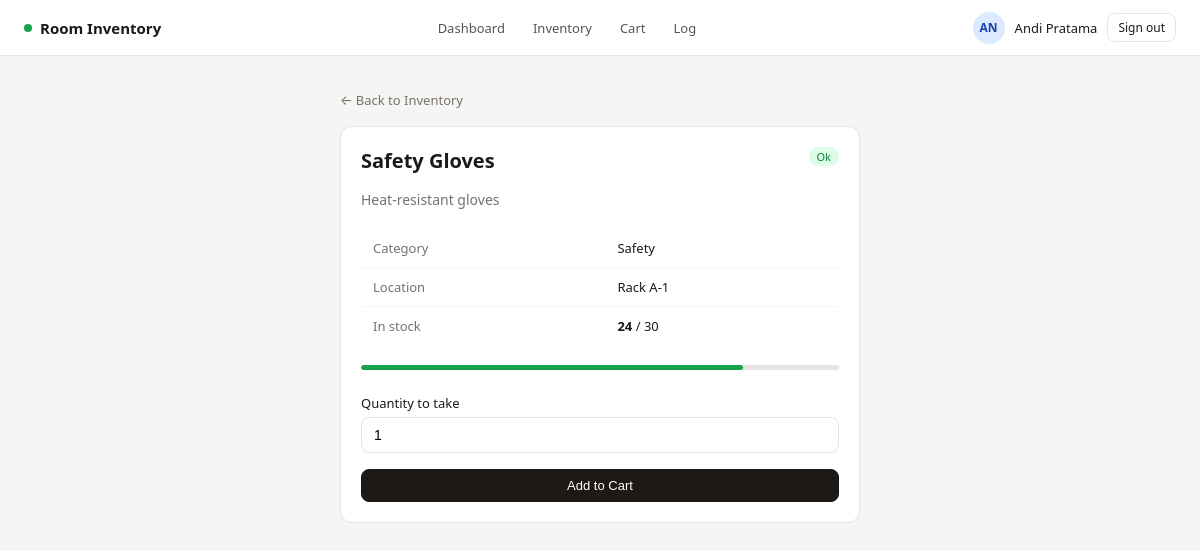
The page /inventory/1/ (signed in) on the database its author committed.
### inventory/models.py (models this page shows, shortened)
class RFIDUser(models.Model):
    ROLE_CHOICES = [
        ('technician', 'Technician'),
        ('supervisor', 'Supervisor'),
        ('engineer', 'Engineer'),
        ('admin', 'Admin'),
    ]
    full_name = models.CharField(max_length=150)
    rfid_code = models.CharField(max_length=50, unique=True)  # e.g. "RFID-A1B2"
    role = models.CharField(max_length=20, choices=ROLE_CHOICES, default='technician')
    department = models.CharField(max_length=100)
    is_active = models.BooleanField(default=True)
    created_at = models.DateTimeField(auto_now_add=True)
    class Meta:
        verbose_name = "RFID User"
        ordering = ['full_name']

class Product(models.Model):
    name = models.CharField(max_length=200)
    category = models.ForeignKey(Category, on_delete=models.SET_NULL, null=True)
    description = models.TextField(blank=True)
    location = models.CharField(max_length=100, help_text="e.g. Rack A-1, Drawer B-3")
    stock = models.PositiveIntegerField(default=0)
    max_stock = models.PositiveIntegerField(default=100)
    reorder_threshold = models.PositiveIntegerField(
        default=10,
        help_text="Alert when stock falls below this number"
    )
    created_at = models.DateTimeField(auto_now_add=True)
    updated_at = models.DateTimeField(auto_now=True)
    @property
    def stock_percentage(self):
        if self.max_stock == 0:
            return 0
        return round((self.stock / self.max_stock) * 100)
    @property
    def stock_status(self):
        pct = self.stock_percentage
        if pct <= 15:
            return 'critical'
        elif pct <= 35:
            return 'low'
        return 'ok'
    class Meta:
        ordering = ['name']

class Category(models.Model):
    name = models.CharField(max_length=100)
    description = models.TextField(blank=True)
    class Meta:
        verbose_name_plural = "Categories"

### inventory/views.py (the view)
    def wrapper(request, *args, **kwargs):
        if not get_rfid_user(request):
            return redirect('rfid_login')
        return view_func(request, *args, **kwargs)

### inventory/views.py (called while the page is built, shortened)
def get_rfid_user(request):
    uid = request.session.get('rfid_user_id')
    if not uid:
        return None
    try:
        return RFIDUser.objects.get(pk=uid, is_active=True)
    except RFIDUser.DoesNotExist:
        return None

def rfid_required(view_func):
    def wrapper(request, *args, **kwargs):
        if not get_rfid_user(request):
            return redirect('rfid_login')
        return view_func(request, *args, **kwargs)
    return wrapper

def get_cart(request):
    return request.session.get('cart', {})   # {product_id: quantity}

@rfid_required
def product_detail(request, pk):
    rfid_user = get_rfid_user(request)
    product = get_object_or_404(Product, pk=pk)
    cart = get_cart(request)
    context = {
        'rfid_user': rfid_user,
        'product': product,
        'cart_count': sum(cart.values()),
        'in_cart': cart.get(str(pk), 0),
    }
    return render(request, 'inventory/product_detail.html', context)

### inventory/templates/inventory/product_detail.html (shortened to what this page needs)
{% extends 'inventory/base.html' %}
{% block content %}
<div style="max-width: 520px; margin: 0 auto;">
  <div style="margin-bottom: 1rem;">
    <a href="{% url 'inventory_list' %}" style="font-size: 13px; color: #78716c;">← Back to Inventory</a>
  </div>
  <div class="card">
    <div style="display: flex; justify-content: space-between; align-items: flex-start; margin-bottom: 1rem;">
      <h1 style="font-size: 20px; font-weight: 600;">{{ product.name }}</h1>
      <span class="badge {% if product.stock_status == 'critical' %}badge-red{% elif product.stock_status == 'low' %}badge-yellow{% else %}badge-green{% endif %}">
        {{ product.stock_status|title }}
      </span>
    </div>
    <p style="color: #78716c; font-size: 14px; margin-bottom: 1.25rem;">{{ product.description }}</p>
    <table class="table" style="margin-bottom: 1.25rem;">
      <tr><td style="color: #78716c;">Category</td><td>{{ product.category.name }}</td></tr>
      <tr><td style="color: #78716c;">Location</td><td>{{ product.location }}</td></tr>
      <tr><td style="color: #78716c;">In stock</td><td><strong>{{ product.stock }}</strong> / {{ product.max_stock }}</td></tr>
    </table>
    <div class="stock-bar" style="margin-bottom: 1.5rem;">
      <div class="stock-fill fill-{{ product.stock_status }}" style="width: {{ product.stock_percentage }}%;"></div>
    </div>
    {% if product.stock > 0 %}
    <form method="post">
      <div class="form-group">
        <label>Quantity to take</label>
        <input type="number" name="quantity" value="1" min="1" max="{{ product.stock }}"
          style="width: 100%; padding: 9px 12px; border: 1px solid #e7e5e4; border-radius: 8px; font-size: 14px;">
      </div>
      <button type="submit" class="btn btn-primary" style="width: 100%; justify-content: center;">
        Add to Cart
      </button>
    </form>
    {% else %}
      <div class="alert alert-error">This item is out of stock.</div>
    {% endif %}
  </div>
</div>
{% endblock %}

### inventory/templates/inventory/base.html (shortened to what this page needs)
<!DOCTYPE html>
<html lang="en">
<head>
</head>
<body>
{% if rfid_user %}
<nav class="navbar">
  <div class="nav-brand">
    <span class="nav-dot"></span>
    Room Inventory
  </div>
  <div class="nav-links">
    <a href="{% url 'dashboard' %}">Dashboard</a>
    <a href="{% url 'inventory_list' %}">Inventory</a>
    <a href="{% url 'cart' %}">Cart{% if cart_count %} ({{ cart_count }}){% endif %}</a>
    <a href="{% url 'transaction_log' %}">Log</a>
  </div>
  <div class="nav-user">
    <div class="avatar">{{ rfid_user.full_name|slice:":2"|upper }}</div>
    <span>{{ rfid_user.full_name }}</span>
    <a href="{% url 'rfid_logout' %}" class="btn btn-sm">Sign out</a>
  </div>
</nav>
{% endif %}
<div class="container">
  {% block content %}{% endblock %}
</div>
</body>
</html>

### inventory/templates/inventory/base.html (style rules this page uses)
*, *::before, *::after { box-sizing: border-box; margin: 0; padding: 0; }
body { font-family: system-ui, -apple-system, sans-serif; background: #f5f5f4; color: #1c1917; min-height: 100vh; }
a { color: inherit; text-decoration: none; }
.navbar { background: #fff; border-bottom: 1px solid #e7e5e4; padding: 0 1.5rem; height: 56px; display: flex; align-items: center; justify-content: space-between; position: sticky; top: 0; z-index: 100; }
.nav-brand { font-weight: 600; font-size: 15px; display: flex; align-items: center; gap: 8px; }
.nav-dot { width: 8px; height: 8px; border-radius: 50%; background: #16a34a; }
.nav-links { display: flex; align-items: center; gap: 4px; }
.nav-links a { padding: 6px 12px; border-radius: 6px; font-size: 13px; color: #57534e; transition: background 0.15s; }
.nav-user { display: flex; align-items: center; gap: 10px; font-size: 13px; }
.avatar { width: 32px; height: 32px; border-radius: 50%; background: #dbeafe; color: #1e40af; display: flex; align-items: center; justify-content: center; font-size: 12px; font-weight: 600; }
.badge { display: inline-block; padding: 2px 8px; border-radius: 999px; font-size: 11px; font-weight: 500; }
.badge-green { background: #dcfce7; color: #15803d; }
.container { max-width: 1100px; margin: 0 auto; padding: 2rem 1.5rem; }
.card { background: #fff; border: 1px solid #e7e5e4; border-radius: 12px; padding: 1.25rem; }
.btn { display: inline-flex; align-items: center; gap: 6px; padding: 8px 16px; border-radius: 8px; font-size: 13px; font-weight: 500; border: 1px solid #e7e5e4; background: #fff; cursor: pointer; transition: background 0.15s; color: #1c1917; }
.btn-primary { background: #1c1917; color: #fff; border-color: #1c1917; }
.btn-sm { padding: 5px 10px; font-size: 12px; }
.stock-bar { width: 100%; height: 5px; border-radius: 3px; background: #e7e5e4; overflow: hidden; margin-top: 6px; }
.stock-fill { height: 100%; border-radius: 3px; }
.fill-ok { background: #16a34a; }
.table { width: 100%; border-collapse: collapse; font-size: 13px; }
.table td { padding: 10px 12px; border-bottom: 1px solid #f5f5f4; }
.table tr:last-child td { border: none; }
.form-group { margin-bottom: 1rem; }
.form-group label { display: block; font-size: 13px; font-weight: 500; margin-bottom: 5px; }
.form-group input, .form-group select { width: 100%; padding: 9px 12px; border: 1px solid #e7e5e4; border-radius: 8px; font-size: 14px; outline: none; transition: border-color 0.15s; }

### rows shown on the page
RFIDUser: full_name "AN", full_name "Andi Pratama"
Product: name "Safety Gloves", stock_status "Ok", description "Heat-resistant gloves", category.name "Safety", location "Rack A-1", stock "24", max_stock "30"
